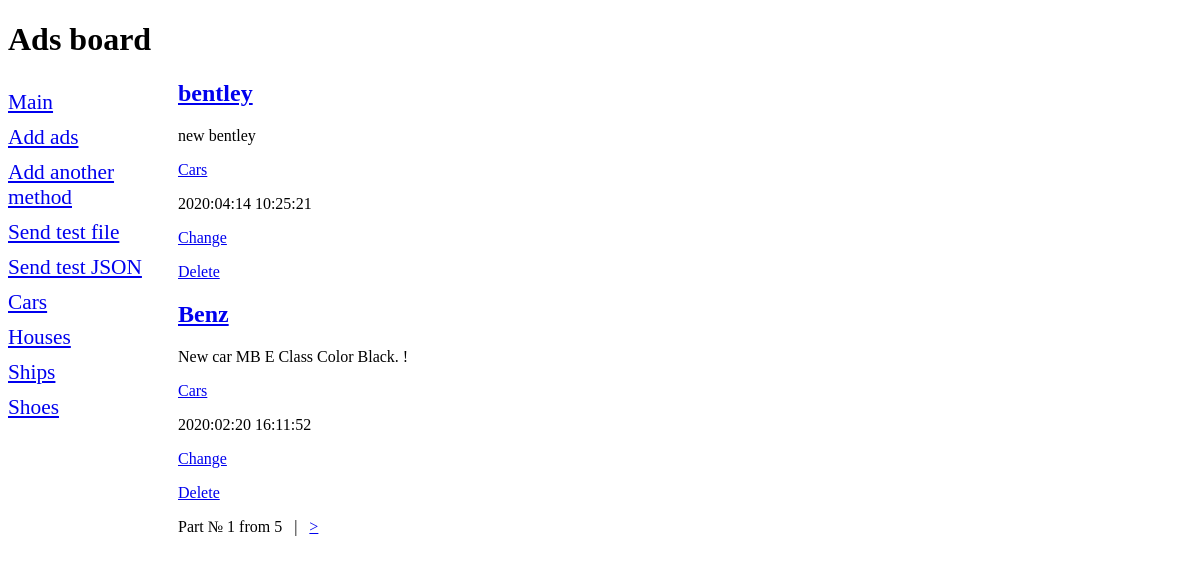
/bboard/, run on the app's committed database.
### bboard/models.py (models this page shows, shortened)
class Rubric(models.Model):
    name = models.CharField(max_length=50, db_index=True, verbose_name='Название')
    class Meta:
        verbose_name_plural = 'Рубрики'
        verbose_name = 'Рубрика'
        ordering = ['name']

class Bb(models.Model):
    title = models.CharField(max_length=50, verbose_name='Товар')
    content = models.TextField(null=True, blank=True, verbose_name='Описание')
    price = models.FloatField(null=True, blank=True, validators=[validate_even], verbose_name='Цена')
    published = models.DateTimeField(auto_now_add=True, db_index=True, verbose_name='Создано')
    rubric = models.ForeignKey('Rubric', null=True, on_delete=models.PROTECT, verbose_name='Рубрика')
    class Meta:
        verbose_name_plural = 'Объявления'
        verbose_name = 'Объявление'
        ordering = ['-published']

### bboard/views.py (the view)
# urls.py: path('', views.index, name='index'),
def index(request):
    rubrics = Rubric.objects.all()
    bbs = Bb.objects.all()
    paginator = Paginator(bbs, 2)
    if 'page' in request.GET:
        page_num = request.GET['page']
    else:
        page_num = 1
    page = paginator.get_page(page_num)
    conext = {
        'rubrics':rubrics,
        'page':page,
        'bbs':page.object_list
    }
    return render(request, 'bboard/index.html', conext)

### bboard/templates/bboard/index.html (shortened to what this page needs)
{% extends 'layout/base.html' %}
{% block content %}
    {% for bb in bbs %}
        <div class="b">
          <h2><a href={% url 'bboard:detail' pk=bb.pk %}>{{ bb.title }}</a></h2>
          <p>{{ bb.content }}</p>
          <p><a href="{% url 'bboard:by_rubric' bb.rubric.pk %}">{{ bb.rubric.name }}</a></p>
          <p>{{ bb.published|date:"Y:m:d H:i:s" }}</p>
          <p><a href= {% url 'bboard:show_update' pk=bb.pk%} >Change</a></p>
          <p><a href={% url 'bboard:delete_template' pk=bb.pk %}>Delete</a></p>
        </div>
    {% endfor %}
    <div>
      Part № {{ page.number }} from {{ page.paginator.num_pages }}
      {% if page.has_next %}
        &nbsp;&nbsp;|&nbsp;&nbsp;
        <a href="?page= {{ page.next_page_number }}">&gt;</a>
      {% endif %}
    </div>
{% endblock content %}

### bboard/templates/layout/base.html (shortened to what this page needs)
{% load static %}
<!DOCTYPE html>
<html lang="en" dir="ltr">
  <head>
    <link rel="stylesheet" type="text/css" href="{% static 'bboard\style.css' %}">
  </head>
  <body>
    <h1>Ads board</h1>
    <nav>
      <a href="{% url 'bboard:index' %}">Main</a>
      <a href="{% url 'bboard:add' %}">Add ads</a>
      <a href={% url 'bboard:aas' %}>Add another method</a>
      <a href= {% url 'bboard:send_file' %} >Send test file</a>
      <a href= {% url 'bboard:send_json' %} >Send test JSON</a>
      {% for rubric in rubrics %}
      <a href="{% url 'bboard:by_rubric' rubric.pk %}">{{ rubric.name }}</a>
      {% endfor %}
    </nav>
    <section>
      {% block content %}
      {% endblock content %}
    </section>
  </body>
</html>

### bboard/static/bboard/style.css (style rules this page uses)
nav { font-size: 16pt; width: 150px; float: left; }
nav a { display: block; margin: 10px 0px; }
section { margin-left: 170px; }

### data on the page
Rubric: name "Cars"
Rubric: name "Houses"
Rubric: name "Ships"
Rubric: name "Shoes"
Bb: title "bentley", content "new bentley", rubric.name "Cars", published "2020:04:14 10:25:21"
Bb: title "Benz", content "New car MB E Class Color Black. !", rubric.name "Cars", published "2020:02:20 16:11:52"

### other printed values
{{ page.number }} "1"
{{ page.paginator.num_pages }} "5"
